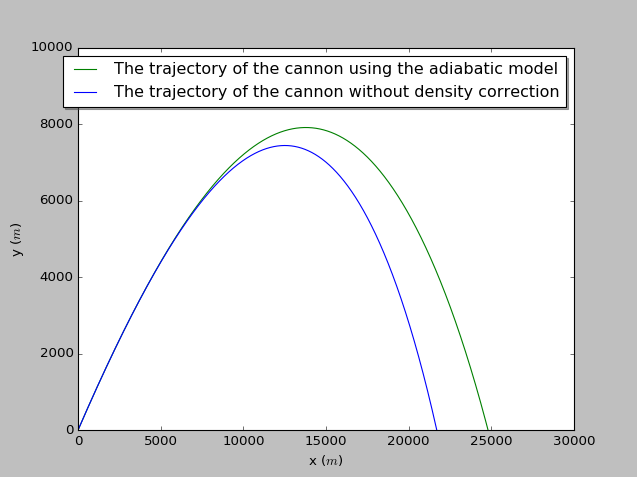

Reproduce this figure in Python.
import pylab as pl
import math
class flying_cannon:
    """
    Calculation of the trajectory of the cannon
    Home work of the second chapter done by He Yijun
    Question 2.7
    """
    def __init__(self,angle = 3.14/4 , velocity = 700,location_x = 0, location_y = 0, time_step = 0.001 , B_over_m = 0.00004, B_over_m_const = 0.00004):
        # unit of time is s ; unit of angle is rad
        self.v_x = [velocity * math.cos(angle)]
        self.v_y = [velocity * math.sin(angle)]
        self.v=[velocity]        
        self.x = [location_x]        
        self.y = [location_y]
        self.v_xno = [velocity * math.cos(angle)]
        self.v_yno = [velocity * math.sin(angle)]
        self.vno =[velocity]        
        self.xno = [location_x]        
        self.yno = [location_y]
        self.t = [0]
        self.dt = time_step
        self.const = [B_over_m]
        self.constno = [B_over_m_const]
        self.g = 9.8
        print("Initial velocity ->", velocity)
        print("Initial angle of velocity ->", angle)
        print("Initial location of cannon shell ->", (location_x, location_y))
        print("time step -> ", time_step)
    def calculate(self):
        while not self.y[-1] < 0 :
            vx = self.v_x[-1] - self.v_x[-1] * self.v[-1] * self.const[-1] * self.dt
            vy = self.v_y[-1] - self.v_y[-1] * self.v[-1] * self.const[-1] * self.dt - self.g * self.dt         
            self.v_x.append(vx)
            self.v_y.append(vy)
            x = self.x[-1] + self.v_x[-1] * self.dt
            y = self.y[-1] + self.v_y[-1] * self.dt
            v = math.sqrt(self.v_x[-1] * self.v_x[-1] + self.v_y[-1] * self.v_y[-1]) 
            c = (1 - 0.0065 * self.y[-1]/300)**(2.5) * self.const[0]
            self.const.append(c)            
            self.x.append(x)
            self.y.append(y)
            self.t.append(self.t[-1] + self.dt)
            self.v.append(v)
        amend_y = -self.y[-2]/self.y[-1]
        amend_x = (self.x[-2]+amend_y*self.x[-1])/(amend_y + 1)        
        self.x.remove(self.x[-1])
        self.y.remove(self.y[-1])
        self.x.append(amend_x)
        self.y.append(0)
    def calculate_c(self):
        while not self.yno[-1] < 0 :
            vxno = self.v_xno[-1] - self.v_xno[-1] * self.vno[-1] * self.constno[0] * self.dt
            vyno = self.v_yno[-1] - self.v_yno[-1] * self.vno[-1] * self.constno[0] * self.dt - self.g * self.dt         
            self.v_xno.append(vxno)
            self.v_yno.append(vyno)
            xno = self.xno[-1] + self.v_xno[-1] * self.dt
            yno = self.yno[-1] + self.v_yno[-1] * self.dt
            vno = math.sqrt(self.v_xno[-1] * self.v_xno[-1] + self.v_yno[-1] * self.v_yno[-1])            
            self.xno.append(xno)
            self.yno.append(yno)
            self.t.append(self.t[-1] + self.dt)
            self.vno.append(vno)
        amend_yno = -self.yno[-2]/self.yno[-1]
        amend_xno = (self.xno[-2]+amend_yno*self.xno[-1])/(amend_yno + 1)        
        self.xno.remove(self.xno[-1])
        self.yno.remove(self.yno[-1])
        self.xno.append(amend_xno)
        self.yno.append(0)
    def show_results(self):
        pl.plot(self.x, self.y, 'g', label='The trajectory of the cannon using the adiabatic model')
        pl.plot(self.xno, self.yno, 'b', label='The trajectory of the cannon without density correction')
        pl.xlim(0.0, 30000.0)
        pl.ylim(0.0, 10000.0)
        pl.xlabel('x ($m$)')
        pl.ylabel('y ($m$)')
        pl.legend(loc='best', shadow=True)
        pl.show()
    def store_results(self):
        myfile = open('flying_cannon', 'w')
        for i in range(len(self.t)):
            print(self.t[i],(self.x[i],self.y[i]),(self.xno[i],self.yno[i]), file = myfile)
        myfile.close()

a = flying_cannon()
a.calculate()
a.calculate_c()
a.show_results()
a.store_results()
